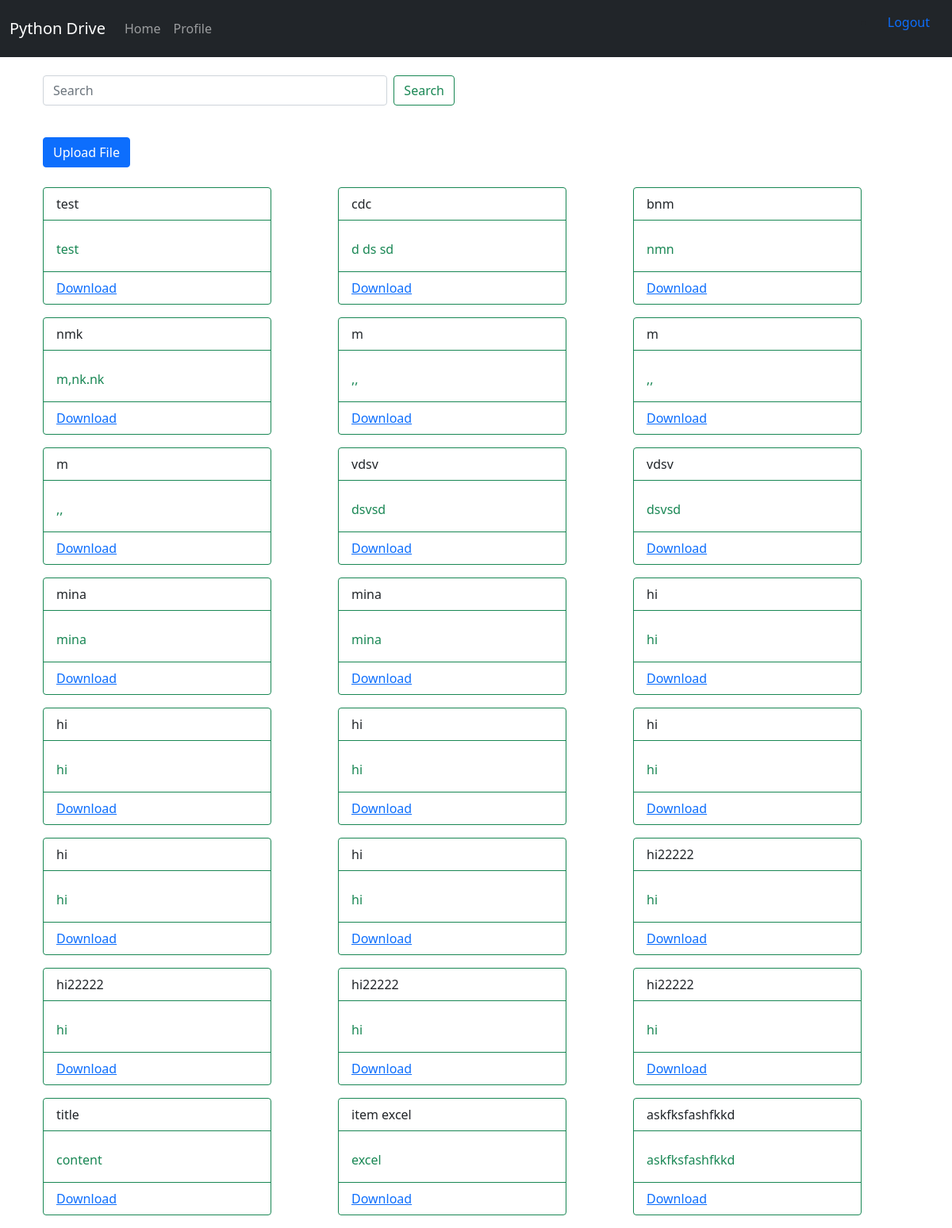
Screenshot of /profile/1 (signed in) with the database file from the repository.
### fileapp/models.py (models this page shows, shortened)
class FilesData(models.Model):
	user = models.ForeignKey(User , on_delete=models.CASCADE ,blank=True,null=True)
	title = models.CharField( max_length=200 )
	content = models.CharField( max_length=500 ,blank=True,null=True)
	file_name= models.FileField(upload_to='documents/')
	uploaded_at = models.DateTimeField(auto_now_add=True )

### userprofile/views.py (the view)
# urls.py: path('profile/<int:idx>', profile_page, name='profile'),
@login_required(login_url='/login')
def profile_page(request,idx):
	files = FilesData.objects.filter(user=request.user)
	content = create_serializer(files)
	return render(request , "profile.html" ,content )

### fileapp/views.py (called while the page is built)
def create_serializer(files):
	data = {"data":[{   "user"      : str(i.user) ,
						"title"     : i.title ,
						"content"   : i.content,
						"file_name" : i.file_name.url
						}
						for i in files ]
						}
	return data

### userprofile/templates/profile.html (shortened to what this page needs)
{% extends 'base.html' %}
{% block content %}
<div class="row">
{% for i in data %}
<div class="col-4">
<div class="card border-success mb-3" style="max-width: 18rem;">
  <div class="card-header bg-transparent border-success"> {{ i.title }} </div>
  <div class="card-body text-success">
    <p class="card-text">{{ i.content }}</p>
  </div>
  <div class="card-footer bg-transparent border-success"><a href="{{ i.file_name.url }}" download>  Download </a> </div>
</div>
</div>
{% endfor %}
</div>
{% endblock %}

### static/css/starter-template.css (style rules this page uses)
body { padding-top: 5rem; }

### rows the page displays
FilesData: title "test", content "test"
FilesData: title "cdc", content "d ds sd"
FilesData: title "bnm", content "nmn"
FilesData: title "nmk", content "m,nk.nk"
FilesData: content ",,"
FilesData: content ",,"
FilesData: content ",,"
FilesData: title "vdsv", content "dsvsd"
FilesData: title "vdsv", content "dsvsd"
FilesData: title "mina", content "mina"
FilesData: title "mina", content "mina"
FilesData: title "hi", content "hi"
FilesData: title "hi", content "hi"
FilesData: title "hi", content "hi"
FilesData: title "hi", content "hi"
FilesData: title "hi", content "hi"
FilesData: title "hi", content "hi"
FilesData: title "hi22222", content "hi"
FilesData: title "hi22222", content "hi"
FilesData: title "hi22222", content "hi"
FilesData: title "hi22222", content "hi"
FilesData: title "title", content "content"
FilesData: title "item excel", content "excel"
FilesData: title "askfksfashfkkd", content "askfksfashfkkd"

### other values shown
{{ i.title }} "m" "m" "m"
